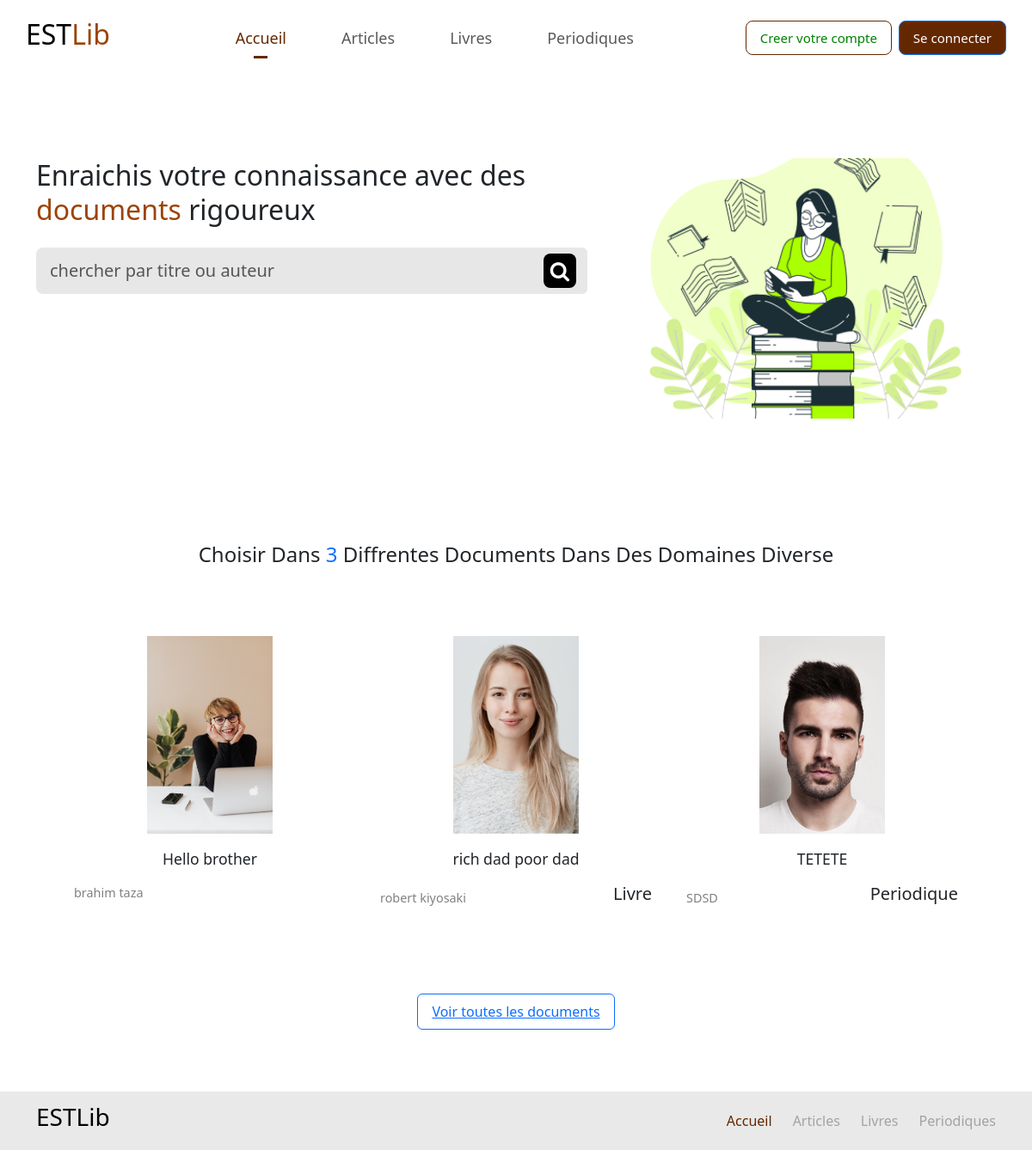
Page /public/home.php on the committed database.
### tables this page shows
CREATE TABLE IF NOT EXISTS `documents` (
  `id` int NOT NULL AUTO_INCREMENT,
  `title` varchar(150) NOT NULL,
  `doc_desc` text NOT NULL,
  `author` varchar(150) NOT NULL,
  `page_count` int NOT NULL,
  `doc_img` varchar(150) DEFAULT NULL,
  `copies_left` int NOT NULL,
  `type_id` int DEFAULT NULL,
  `category_id` int DEFAULT NULL,
  `created_at` timestamp NULL DEFAULT CURRENT_TIMESTAMP,
  PRIMARY KEY (`id`),
  KEY `type_id` (`type_id`),
  KEY `category_id` (`category_id`)
);

CREATE TABLE IF NOT EXISTS `doc_types` (
  `id` int NOT NULL AUTO_INCREMENT,
  `name` varchar(50) NOT NULL,
  `created_at` timestamp NOT NULL DEFAULT CURRENT_TIMESTAMP,
  PRIMARY KEY (`id`)
);

### app/includes/data/document.php (called while the page is built, shortened)
<?php
$conn = getConnection();
function customDocumentQuery($sql, $params){
    global $conn;
    $query = $conn->prepare($sql);
    $paramsTypes = [
        'integer' => PDO::PARAM_INT,
        'string' => PDO::PARAM_STR,
        'boolean' => PDO::PARAM_BOOL
    ];
    for($i = 0; $i < count($params); $i++)
    {
        $paramType = $paramsTypes[gettype($params[$i])];
        $query->bindParam($i + 1, $params[$i], $paramType);
    }
    $query->setFetchMode(PDO::FETCH_ASSOC);
    $query->execute();
    $result = $query->fetchAll();
    return $result;
}

### public/home.php (the view, shortened to what this page needs)
<?php
require_once '../app/includes/data/document.php';
$sql = 'SELECT d.*, t.name as type FROM documents d
        LEFT JOIN doc_types t ON d.type_id=t.id
        LIMIT ?,?';
$documents = customDocumentQuery($sql, [0, 9]);
require_once '../app/includes/partials/header.php';
?>
<link rel="stylesheet" href="http://localhost/management-of-library/public/css/home.css?v=6">
</head>
<body>
    <?php
   require_once isset($_SESSION['user_id']) ?  '../app/includes/partials/navbar-layouts/user_loggedin_navbar.php' : '../app/includes/partials/navbar-layouts/user_loggedout_navbar.php';
   ?>
  <section class="hero-section mt-5 pt-5">
    <div class="container">
        <div class="row">
            <div class="col-md-7 mb-5 mb-md-0">
                <div class="left">
                    <h2 class="header mb-4 lh-sm">Enraichis votre connaissance avec des <span style="color: var(--secondary-color);">documents</span> rigoureux</h2>
                    <div class="search-documents-container fixed">
                        <form action="http://localhost/management-of-library/public/search.php" method="get">
                            <div class="input-group">
                                <input class="search-input form-control form-control-lg" type="text" name="search_query" id="" placeholder="chercher par titre ou auteur">
                                <button class="search-btn btn">
                                    <i class="fa fa-search"></i>
                                </button>
                            </div>
                        </form>
                    </div>
                </div>
            </div>
            <div class="col-md-5">
                <div class="right d-flex justify-content-center align-items-center">
                    <img class="w-100" src="./assets/3529668 1WIHOUT_BG.png" alt="">
                </div>
            </div>
        </div>
    </div>
  </section>
<section class="documents-showcase-section mt-5 pt-5">
    <div class="container px-5">
    <h4 class=" text-center my-5 pb-3 text-capitalize">Choisir dans <span class="doc_count text-primary"><?= count($documents) ?></span> diffrentes documents dans des domaines diverse</h4>
        <ul class="documents list-unstyled row">
        <?php
         foreach($documents as $doc):
         ?>
            <li class="document col-md-6 col-lg-4 mb-5" data-document-type=<?= $doc['type'] ?>>
              <a class="text-decoration-none text-dark" href="document.php?doc_id=<?= $doc['id'] ?>">
               <div class="row justify-content-center">
                    <div class="col-12 cover mb-3">
                        <img src="http://localhost/management-of-library/admin/dashboard/assets/images/uploads/doc_images/<?= $doc['doc_img'] ?>" alt="">
                    </div>
                    <div class="col-12 document-info">
                        <p class="title text-center mb-3"><?= $doc['title'] ?></p>
                        <div class="px-2 d-flex justify-content-between align-items-center">
                            <p class="author mb-0"><?= $doc['author'] ?></p>
                             <h5 class="document-type"><?= $doc['type'] ?></h5>
                        </div>
                    </div>
                </div>
              </a>
            </li>
        <?php
        endforeach;
        ?>
        </ul>
        <div class="text-center mt-5 mb-4 pb-5">
            <a href="search.php" class="btn btn-link py-2 px-3 border border-1 border-primary">Voir toutes les documents</a>
        </div>
    </div>
</section>
<?php
  require_once  '../app/includes/partials/footer.php';
?>
</body>
</html>

### public/css/global.css (style rules this page uses)
.documents-showcase-section ul.documents li.document { transition: all .5s ease; }
.documents-showcase-section ul.documents li.document p.title { font-size: 1.1rem; margin-bottom: 0; overflow: hidden; display: -webkit-box; -webkit-box-orient: vertical; -webkit-line-clamp: 2; }
.documents-showcase-section ul.documents li.document p.author { font-size: .9rem; color: grey; }
ul.documents li.document .cover { width: 170px; height: 230px; }
.documents-showcase-section ul.documents li.document .cover > img { width: 100%; height: 100%; object-fit: cover; }

### public/css/navbar.css (style rules this page uses)
i { font-size: 1.5rem !important; }

### public/css/customProperties.css (style rules this page uses)
:root { --color-primary: rgb(100, 40, 0); --secondary-color: rgb(156, 67, 7); }

### public/css/home.css (style rules this page uses)
.hero-section .search-documents-container { min-width: 400px; }
.hero-section .search-documents-container input.search-input { outline: none; border: none; }
.hero-section .search-documents-container :is(input.search-input, button.search-btn) { background-color: rgb(231, 231, 231); }
.hero-section .search-documents-container input.search-input { box-shadow: none; }
.hero-section .search-documents-container button.search-btn i { font-size: 1rem; background-color: black; color: white; padding: 8px; border-radius: 8px; }
.documents-showcase-section ul.documents { margin-top: 4rem !important; }

### rows in the picture
documents: doc_img (picture), title "Hello brother", author "brahim taza"
documents: doc_img (picture), title "rich dad poor dad", author "robert kiyosaki", doc_types.name "Livre"
documents: doc_img (picture), title "TETETE", author "SDSD", doc_types.name "Periodique"

### other values in the picture
count($documents) "3"
